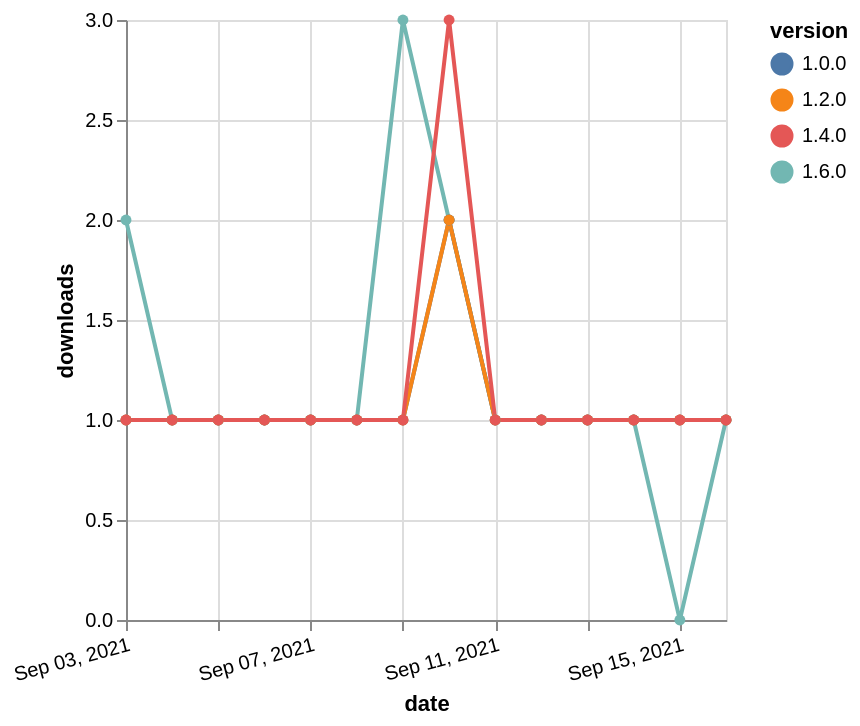

Write a Vega-Lite specification for this figure.
### Vega-Lite specification from a JSON file in a GitHub repository (floating-point values rounded to 4 significant figures)
{"$schema": "https://vega.github.io/schema/vega-lite/v5.json", "description": "A simple bar chart with embedded data.", "data": {"values": [{"date": "2021-09-03", "total": 127, "delta": 2, "version": "1.6.0"}, {"date": "2021-09-04", "total": 128, "delta": 1, "version": "1.6.0"}, {"date": "2021-09-05", "total": 129, "delta": 1, "version": "1.6.0"}, {"date": "2021-09-06", "total": 130, "delta": 1, "version": "1.6.0"}, {"date": "2021-09-07", "total": 131, "delta": 1, "version": "1.6.0"}, {"date": "2021-09-08", "total": 132, "delta": 1, "version": "1.6.0"}, {"date": "2021-09-09", "total": 135, "delta": 3, "version": "1.6.0"}, {"date": "2021-09-10", "total": 137, "delta": 2, "version": "1.6.0"}, {"date": "2021-09-11", "total": 138, "delta": 1, "version": "1.6.0"}, {"date": "2021-09-12", "total": 139, "delta": 1, "version": "1.6.0"}, {"date": "2021-09-13", "total": 140, "delta": 1, "version": "1.6.0"}, {"date": "2021-09-14", "total": 141, "delta": 1, "version": "1.6.0"}, {"date": "2021-09-15", "total": 141, "delta": 0, "version": "1.6.0"}, {"date": "2021-09-16", "total": 142, "delta": 1, "version": "1.6.0"}, {"date": "2021-09-03", "total": 202, "delta": 1, "version": "1.0.0"}, {"date": "2021-09-04", "total": 203, "delta": 1, "version": "1.0.0"}, {"date": "2021-09-05", "total": 204, "delta": 1, "version": "1.0.0"}, {"date": "2021-09-06", "total": 205, "delta": 1, "version": "1.0.0"}, {"date": "2021-09-07", "total": 206, "delta": 1, "version": "1.0.0"}, {"date": "2021-09-08", "total": 207, "delta": 1, "version": "1.0.0"}, {"date": "2021-09-09", "total": 208, "delta": 1, "version": "1.0.0"}, {"date": "2021-09-10", "total": 210, "delta": 2, "version": "1.0.0"}, {"date": "2021-09-11", "total": 211, "delta": 1, "version": "1.0.0"}, {"date": "2021-09-12", "total": 212, "delta": 1, "version": "1.0.0"}, {"date": "2021-09-13", "total": 213, "delta": 1, "version": "1.0.0"}, {"date": "2021-09-14", "total": 214, "delta": 1, "version": "1.0.0"}, {"date": "2021-09-15", "total": 215, "delta": 1, "version": "1.0.0"}, {"date": "2021-09-16", "total": 216, "delta": 1, "version": "1.0.0"}, {"date": "2021-09-03", "total": 176, "delta": 1, "version": "1.2.0"}, {"date": "2021-09-04", "total": 177, "delta": 1, "version": "1.2.0"}, {"date": "2021-09-05", "total": 178, "delta": 1, "version": "1.2.0"}, {"date": "2021-09-06", "total": 179, "delta": 1, "version": "1.2.0"}, {"date": "2021-09-07", "total": 180, "delta": 1, "version": "1.2.0"}, {"date": "2021-09-08", "total": 181, "delta": 1, "version": "1.2.0"}, {"date": "2021-09-09", "total": 182, "delta": 1, "version": "1.2.0"}, {"date": "2021-09-10", "total": 184, "delta": 2, "version": "1.2.0"}, {"date": "2021-09-11", "total": 185, "delta": 1, "version": "1.2.0"}, {"date": "2021-09-12", "total": 186, "delta": 1, "version": "1.2.0"}, {"date": "2021-09-13", "total": 187, "delta": 1, "version": "1.2.0"}, {"date": "2021-09-14", "total": 188, "delta": 1, "version": "1.2.0"}, {"date": "2021-09-15", "total": 189, "delta": 1, "version": "1.2.0"}, {"date": "2021-09-16", "total": 190, "delta": 1, "version": "1.2.0"}, {"date": "2021-09-03", "total": 217, "delta": 1, "version": "1.4.0"}, {"date": "2021-09-04", "total": 218, "delta": 1, "version": "1.4.0"}, {"date": "2021-09-05", "total": 219, "delta": 1, "version": "1.4.0"}, {"date": "2021-09-06", "total": 220, "delta": 1, "version": "1.4.0"}, {"date": "2021-09-07", "total": 221, "delta": 1, "version": "1.4.0"}, {"date": "2021-09-08", "total": 222, "delta": 1, "version": "1.4.0"}, {"date": "2021-09-09", "total": 223, "delta": 1, "version": "1.4.0"}, {"date": "2021-09-10", "total": 226, "delta": 3, "version": "1.4.0"}, {"date": "2021-09-11", "total": 227, "delta": 1, "version": "1.4.0"}, {"date": "2021-09-12", "total": 228, "delta": 1, "version": "1.4.0"}, {"date": "2021-09-13", "total": 229, "delta": 1, "version": "1.4.0"}, {"date": "2021-09-14", "total": 230, "delta": 1, "version": "1.4.0"}, {"date": "2021-09-15", "total": 231, "delta": 1, "version": "1.4.0"}, {"date": "2021-09-16", "total": 232, "delta": 1, "version": "1.4.0"}]}, "width": "container", "mark": {"type": "line", "point": {"filled": true}}, "encoding": {"x": {"field": "date", "type": "temporal", "timeUnit": "yearmonthdate", "title": "date", "axis": {"labelAngle": -15}}, "y": {"field": "delta", "type": "quantitative", "title": "downloads"}, "color": {"field": "version", "type": "nominal"}, "tooltip": {"field": "delta"}}}
